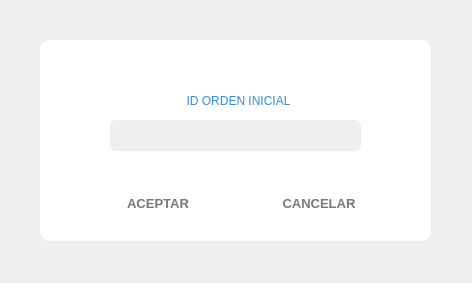
<?xml version="1.0" encoding="UTF-8"?>
<ui version="4.0">
 <class>IDOrdenAssign</class>
 <widget class="QWidget" name="IDOrdenAssign">
  <property name="geometry">
   <rect>
    <x>0</x>
    <y>0</y>
    <width>472</width>
    <height>283</height>
   </rect>
  </property>
  <property name="windowTitle">
   <string>Form</string>
  </property>
  <widget class="QLabel" name="label">
   <property name="geometry">
    <rect>
     <x>168</x>
     <y>90</y>
     <width>141</width>
     <height>21</height>
    </rect>
   </property>
   <property name="styleSheet">
    <string notr="true">font: 63 12pt &quot;Segoe UI Semibold&quot;;
color: rgb(54, 141, 206);</string>
   </property>
   <property name="text">
    <string>ID ORDEN INICIAL</string>
   </property>
   <property name="alignment">
    <set>Qt::AlignCenter</set>
   </property>
  </widget>
  <widget class="MyLabelShine" name="label_background">
   <property name="geometry">
    <rect>
     <x>40</x>
     <y>40</y>
     <width>391</width>
     <height>201</height>
    </rect>
   </property>
   <property name="styleSheet">
    <string notr="true">background-color: #FFFFFF; 
border-radius: 10px;
/*border: 2px solid #368DCE;*/</string>
   </property>
   <property name="text">
    <string/>
   </property>
   <property name="alignment">
    <set>Qt::AlignCenter</set>
   </property>
  </widget>
  <widget class="QLabel" name="lb_logo">
   <property name="geometry">
    <rect>
     <x>50</x>
     <y>50</y>
     <width>39</width>
     <height>31</height>
    </rect>
   </property>
   <property name="minimumSize">
    <size>
     <width>0</width>
     <height>0</height>
    </size>
   </property>
   <property name="maximumSize">
    <size>
     <width>200</width>
     <height>240</height>
    </size>
   </property>
   <property name="styleSheet">
    <string notr="true">border-image: url(:/icons/app_logo.png);</string>
   </property>
   <property name="text">
    <string/>
   </property>
   <property name="scaledContents">
    <bool>false</bool>
   </property>
   <property name="alignment">
    <set>Qt::AlignCenter</set>
   </property>
   <property name="wordWrap">
    <bool>false</bool>
   </property>
  </widget>
  <widget class="QWidget" name="layoutWidget">
   <property name="geometry">
    <rect>
     <x>108</x>
     <y>190</y>
     <width>261</width>
     <height>28</height>
    </rect>
   </property>
   <layout class="QHBoxLayout" name="horizontalLayout_2">
    <item>
     <widget class="QPushButton" name="pb_aceptar">
      <property name="minimumSize">
       <size>
        <width>100</width>
        <height>0</height>
       </size>
      </property>
      <property name="font">
       <font>
        <family>Segoe UI</family>
        <pointsize>10</pointsize>
        <weight>75</weight>
        <bold>true</bold>
       </font>
      </property>
      <property name="styleSheet">
       <string notr="true">QPushButton{
	border-radius: 3px;
	color:rgb(120, 120, 120);
}
QPushButton:hover:!pressed{
	  background-color: #EEEEEE; 
}</string>
      </property>
      <property name="text">
       <string>ACEPTAR</string>
      </property>
      <property name="icon">
       <iconset resource="assets.qrc">
        <normaloff>:/icons/accept.png</normaloff>:/icons/accept.png</iconset>
      </property>
      <property name="iconSize">
       <size>
        <width>20</width>
        <height>20</height>
       </size>
      </property>
      <property name="flat">
       <bool>true</bool>
      </property>
     </widget>
    </item>
    <item>
     <spacer name="horizontalSpacer_3">
      <property name="orientation">
       <enum>Qt::Horizontal</enum>
      </property>
      <property name="sizeHint" stdset="0">
       <size>
        <width>40</width>
        <height>20</height>
       </size>
      </property>
     </spacer>
    </item>
    <item>
     <widget class="QPushButton" name="pb_cancelar">
      <property name="minimumSize">
       <size>
        <width>100</width>
        <height>0</height>
       </size>
      </property>
      <property name="font">
       <font>
        <family>Segoe UI</family>
        <pointsize>10</pointsize>
        <weight>75</weight>
        <bold>true</bold>
       </font>
      </property>
      <property name="styleSheet">
       <string notr="true">QPushButton{
	border-radius: 3px;
	color:rgb(120, 120, 120);
}
QPushButton:hover:!pressed{
	  background-color: #EEEEEE; 
}</string>
      </property>
      <property name="text">
       <string>CANCELAR</string>
      </property>
      <property name="icon">
       <iconset resource="assets.qrc">
        <normaloff>:/icons/cancel.png</normaloff>:/icons/cancel.png</iconset>
      </property>
      <property name="iconSize">
       <size>
        <width>20</width>
        <height>20</height>
       </size>
      </property>
      <property name="flat">
       <bool>true</bool>
      </property>
     </widget>
    </item>
   </layout>
  </widget>
  <widget class="QPushButton" name="pb_close">
   <property name="geometry">
    <rect>
     <x>395</x>
     <y>50</y>
     <width>25</width>
     <height>25</height>
    </rect>
   </property>
   <property name="minimumSize">
    <size>
     <width>0</width>
     <height>0</height>
    </size>
   </property>
   <property name="styleSheet">
    <string notr="true">border-image: url(:/icons/close.png);
color: rgb(255, 255, 255);</string>
   </property>
   <property name="text">
    <string/>
   </property>
   <property name="autoDefault">
    <bool>true</bool>
   </property>
   <property name="flat">
    <bool>true</bool>
   </property>
  </widget>
  <widget class="MyLineEditShine" name="le_id_orden_inicial">
   <property name="geometry">
    <rect>
     <x>110</x>
     <y>120</y>
     <width>251</width>
     <height>31</height>
    </rect>
   </property>
   <property name="font">
    <font>
     <family>Segoe UI</family>
     <pointsize>10</pointsize>
    </font>
   </property>
   <property name="styleSheet">
    <string notr="true">background-color: #EFEFEF; 
border-radius: 6px;
color:rgb(50, 50, 50);</string>
   </property>
   <property name="maxLength">
    <number>100</number>
   </property>
   <property name="alignment">
    <set>Qt::AlignCenter</set>
   </property>
  </widget>
  <zorder>label_background</zorder>
  <zorder>label</zorder>
  <zorder>lb_logo</zorder>
  <zorder>layoutWidget</zorder>
  <zorder>pb_close</zorder>
  <zorder>le_id_orden_inicial</zorder>
 </widget>
 <customwidgets>
  <customwidget>
   <class>MyLabelShine</class>
   <extends>QLabel</extends>
   <header location="global">mylabelshine.h</header>
  </customwidget>
  <customwidget>
   <class>MyLineEditShine</class>
   <extends>QLineEdit</extends>
   <header location="global">mylineeditshine.h</header>
  </customwidget>
 </customwidgets>
 <resources>
  <include location="assets.qrc"/>
 </resources>
 <connections/>
</ui>
